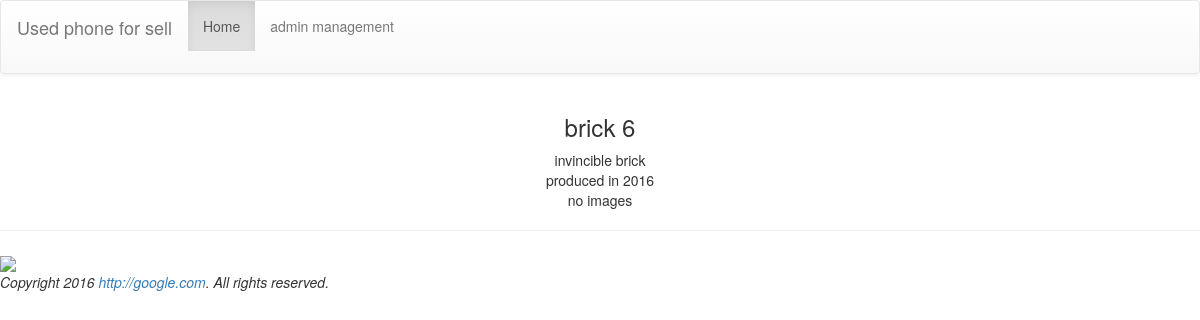
The app's page /detail/6 with its own data.
### mysite/models.py (models this page shows, shortened)
class Product(models.Model):
	pmodel = models.ForeignKey(PModel, on_delete=models.CASCADE)
	nickname = models.CharField(max_length=15)
	description = models.TextField(default='No description')
	year = models.PositiveIntegerField(default=2016)
	price = models.PositiveIntegerField(default=0)

### mysite/views.py (the view)
# urls.py: url(r'^detail/(\d+)$', detail, name='detail-url'),
def detail(request, id):
	try:
		product = Product.objects.get(id=id)
		images = PPhoto.objects.filter(product=product)
	except:
		pass
	templates = get_template('detail.html')
	html = templates.render(locals())
	return HttpResponse(html)

### templates/detail.html (shortened to what this page needs)
{% extends 'base.html' %}
{% block content %}
    <div class="container" align="center">
    {% if product %}
    <table>
        <tr><td align="center"><h3>{{ product.nickname }}</h3></td></tr>
        <tr><td align="center">{{ product.description }}</td></tr>
        <tr><td align="center"> produced in {{ product.year }} </td></tr>
        {% for image in images %}
            {% if forloop.first %}
                <tr><td align="center">
                    {% endif %}
                        <img src="{{ image.url }}"><br>
            {% if forloop.last %}
                </td> </tr>
            {% endif %}
            {% empty %}
                <tr><td align="center">no images</td></tr>
        {% endfor %}
    </table>
    {% else %}
    <h2>Cannot find the cellphone</h2>
    {% endif %}
    </div>
{% endblock %}

### records on screen
Product: nickname "brick 6", description "invincible brick", year "2016"
